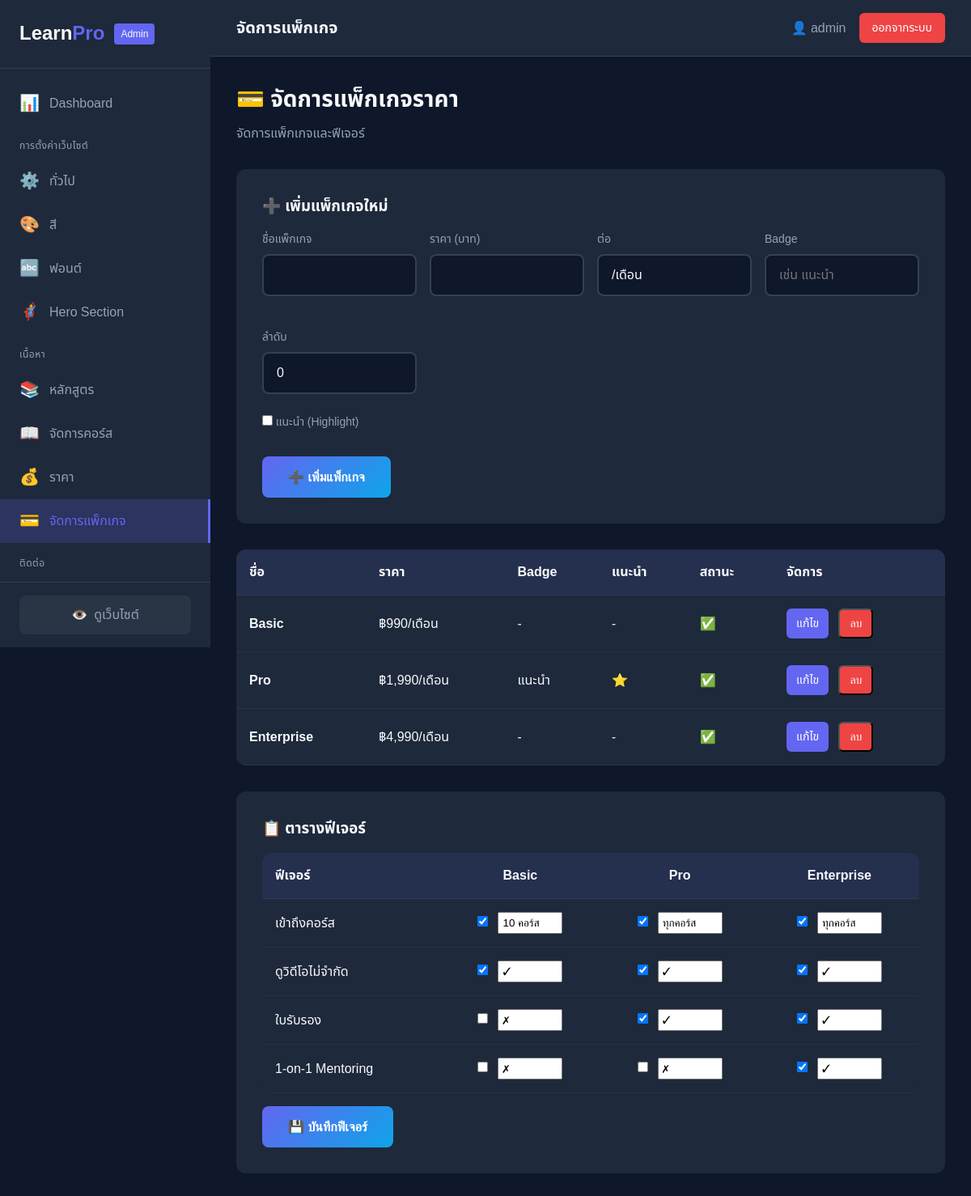
Page /admin/pricing.php (signed in) on the committed database.
### tables this page shows
CREATE TABLE IF NOT EXISTS `pricing_packages` (
    `id` INT AUTO_INCREMENT PRIMARY KEY,
    `name` VARCHAR(100) NOT NULL,
    `price` DECIMAL(10,2) NOT NULL,
    `period` VARCHAR(50) DEFAULT '/เดือน',
    `is_featured` TINYINT(1) DEFAULT 0,
    `badge` VARCHAR(50) NULL,
    `sort_order` INT DEFAULT 0,
    `is_active` TINYINT(1) DEFAULT 1
);

CREATE TABLE IF NOT EXISTS `pricing_features` (
    `id` INT AUTO_INCREMENT PRIMARY KEY,
    `feature_name` VARCHAR(200) NOT NULL,
    `sort_order` INT DEFAULT 0
);

CREATE TABLE IF NOT EXISTS `package_features` (
    `id` INT AUTO_INCREMENT PRIMARY KEY,
    `package_id` INT NOT NULL,
    `feature_id` INT NOT NULL,
    `value` VARCHAR(100) DEFAULT '✓',
    `is_included` TINYINT(1) DEFAULT 1,
    FOREIGN KEY (`package_id`) REFERENCES `pricing_packages`(`id`) ON DELETE CASCADE,
    FOREIGN KEY (`feature_id`) REFERENCES `pricing_features`(`id`) ON DELETE CASCADE
);

### config/config.php (called while the page is built, shortened)
<?php
function e($string) {
    return htmlspecialchars($string, ENT_QUOTES, 'UTF-8');
}

### admin/pricing.php (the view, shortened to what this page needs)
<?php
require_once __DIR__ . '/../config/config.php';
$pdo = getDB();
$packages = $pdo->query("SELECT * FROM pricing_packages ORDER BY sort_order")->fetchAll();
$features = $pdo->query("SELECT * FROM pricing_features ORDER BY sort_order")->fetchAll();
$package_features = $pdo->query("SELECT * FROM package_features")->fetchAll();
$feature_map = [];
foreach ($package_features as $pf) {
    $feature_map[$pf['package_id']][$pf['feature_id']] = $pf;
}
$edit_pkg = null;
?>
<!DOCTYPE html>
<html lang="th">
<head>
    <link rel="stylesheet" href="assets/admin.css">
</head>
<body>
    <?php include 'includes/sidebar.php'; ?>
    <main class="main-content">
        <?php include 'includes/header.php'; ?>
        <div class="content">
            <h1>💳 จัดการแพ็กเกจราคา</h1>
            <p class="page-subtitle">จัดการแพ็กเกจและฟีเจอร์</p>
            <form method="POST" class="settings-form" style="margin-bottom: 2rem;">
                <h3 style="margin-bottom: 1rem;"><?= $edit_pkg ? '✏️ แก้ไขแพ็กเกจ' : '➕ เพิ่มแพ็กเกจใหม่' ?></h3>
                <div style="display: grid; grid-template-columns: repeat(auto-fit, minmax(180px, 1fr)); gap: 1rem;">
                    <div class="form-group">
                        <label>ชื่อแพ็กเกจ</label>
                        <input type="text" name="name" value="<?= e($edit_pkg['name'] ?? '') ?>" required>
                    </div>
                    <div class="form-group">
                        <label>ราคา (บาท)</label>
                        <input type="number" name="price" value="<?= e($edit_pkg['price'] ?? '') ?>" step="0.01" required>
                    </div>
                    <div class="form-group">
                        <label>ต่อ</label>
                        <input type="text" name="period" value="<?= e($edit_pkg['period'] ?? '/เดือน') ?>">
                    </div>
                    <div class="form-group">
                        <label>Badge</label>
                        <input type="text" name="badge" value="<?= e($edit_pkg['badge'] ?? '') ?>" placeholder="เช่น แนะนำ">
                    </div>
                    <div class="form-group">
                        <label>ลำดับ</label>
                        <input type="number" name="sort_order" value="<?= e($edit_pkg['sort_order'] ?? 0) ?>">
                    </div>
                </div>
                <div class="form-group" style="display: flex; gap: 2rem;">
                    <label><input type="checkbox" name="is_featured" <?= ($edit_pkg['is_featured'] ?? false) ? 'checked' : '' ?>> แนะนำ (Highlight)</label>
                </div>
                <button type="submit" class="btn-submit"><?= $edit_pkg ? '💾 บันทึก' : '➕ เพิ่มแพ็กเกจ' ?></button>
            </form>
            <table class="data-table" style="margin-bottom: 2rem;">
                <thead>
                    <tr>
                        <th>ชื่อ</th>
                        <th>ราคา</th>
                        <th>Badge</th>
                        <th>แนะนำ</th>
                        <th>สถานะ</th>
                        <th>จัดการ</th>
                    </tr>
                </thead>
                <tbody>
                    <?php foreach ($packages as $pkg): ?>
                    <tr>
                        <td><strong><?= e($pkg['name']) ?></strong></td>
                        <td>฿<?= number_format($pkg['price']) ?><?= e($pkg['period']) ?></td>
                        <td><?= $pkg['badge'] ?: '-' ?></td>
                        <td><?= $pkg['is_featured'] ? '⭐' : '-' ?></td>
                        <td><?= $pkg['is_active'] ? '✅' : '❌' ?></td>
                        <td>
                            <a href="?edit=<?= $pkg['id'] ?>" class="btn-sm btn-edit">แก้ไข</a>
                            <form method="POST" style="display: inline;" onsubmit="return confirm('ยืนยัน?')">
                                <button type="submit" class="btn-sm btn-delete">ลบ</button>
                            </form>
                        </td>
                    </tr>
                    <?php endforeach; ?>
                </tbody>
            </table>
            <form method="POST" class="settings-form">
                <h3 style="margin-bottom: 1rem;">📋 ตารางฟีเจอร์</h3>
                <div style="overflow-x: auto;">
                    <table class="data-table">
                        <thead>
                            <tr>
                                <th>ฟีเจอร์</th>
                                <?php foreach ($packages as $pkg): ?>
                                <th style="text-align: center;"><?= e($pkg['name']) ?></th>
                                <?php endforeach; ?>
                            </tr>
                        </thead>
                        <tbody>
                            <?php foreach ($features as $feat): ?>
                            <tr>
                                <td><?= e($feat['feature_name']) ?></td>
                                <?php foreach ($packages as $pkg): ?>
                                <?php $pf = $feature_map[$pkg['id']][$feat['id']] ?? []; ?>
                                <td style="text-align: center;">
                                    <input type="checkbox" name="features[<?= $pkg['id'] ?>][<?= $feat['id'] ?>][included]" <?= ($pf['is_included'] ?? false) ? 'checked' : '' ?>>
                                    <input type="text" name="features[<?= $pkg['id'] ?>][<?= $feat['id'] ?>][value]" value="<?= e($pf['value'] ?? '✓') ?>" style="width: 80px; padding: 0.25rem; margin-left: 0.5rem;">
                                </td>
                                <?php endforeach; ?>
                            </tr>
                            <?php endforeach; ?>
                        </tbody>
                    </table>
                </div>
                <button type="submit" class="btn-submit" style="margin-top: 1rem;">💾 บันทึกฟีเจอร์</button>
            </form>
        </div>
    </main>
</body>
</html>

### admin/assets/admin.css (style rules this page uses)
* { margin: 0; padding: 0; box-sizing: border-box; }
:root { --primary: #6366f1; --primary-dark: #4f46e5; --bg-dark: #0f172a; --bg-card: #1e293b; --bg-hover: #334155; --text-primary: #f8fafc; --text-secondary: #94a3b8; --success: #22c55e; --warning: #f59e0b; --danger: #ef4444; --sidebar-width: 260px; }
body { font-family: 'Noto Sans Thai', sans-serif; background: var(--bg-dark); color: var(--text-primary); display: flex; min-height: 100vh; }
.main-content { flex: 1; margin-left: var(--sidebar-width); min-height: 100vh; }
.content { padding: 2rem; }
.content h1 { font-size: 1.75rem; margin-bottom: 0.5rem; }
.page-subtitle { color: var(--text-secondary); margin-bottom: 2rem; }
.settings-form { background: var(--bg-card); padding: 2rem; border-radius: 12px; }
.form-group { margin-bottom: 1.5rem; }
.form-group label { display: block; margin-bottom: 0.5rem; color: var(--text-secondary); font-size: 0.875rem; }
.form-group input[type="text"], .form-group input[type="number"], .form-group input[type="url"], .form-group input[type="email"], .form-group textarea, .form-group select { width: 100%; padding: 0.75rem 1rem; background: var(--bg-dark); border: 2px solid #334155; border-radius: 8px; color: var(--text-primary); font-size: 1rem; font-family: inherit; transition: border-color 0.3s; }
.btn-submit { background: linear-gradient(135deg, var(--primary) 0%, #0ea5e9 100%); color: white; padding: 1rem 2rem; border: none; border-radius: 8px; font-size: 1rem; font-weight: 600; cursor: pointer; transition: transform 0.3s, box-shadow 0.3s; }
.data-table { width: 100%; border-collapse: collapse; background: var(--bg-card); border-radius: 12px; overflow: hidden; }
.data-table th, .data-table td { padding: 1rem; text-align: left; border-bottom: 1px solid rgba(255, 255, 255, 0.05); }
.data-table th { background: rgba(99, 102, 241, 0.1); font-weight: 600; }
.btn-sm { padding: 0.5rem 0.75rem; border-radius: 6px; font-size: 0.875rem; text-decoration: none; display: inline-block; margin-right: 0.5rem; }
.btn-edit { background: var(--primary); color: white; }
.btn-delete { background: var(--danger); color: white; }

### rows in the picture
pricing_packages: name "Basic", price "990", period "/เดือน", badge "-", id.is_included "☑", id.value "10 คอร์ส", id.value "✓", id.value "✗"
pricing_packages: name "Pro", price "1,990", period "/เดือน", badge "แนะนำ", id.is_included "☑", id.value "ทุกคอร์ส", id.value "✓", id.value "✗"
pricing_packages: name "Enterprise", price "4,990", period "/เดือน", badge "-", id.is_included "☑", id.value "ทุกคอร์ส", id.value "✓"
pricing_features: feature_name "เข้าถึงคอร์ส"
pricing_features: feature_name "ดูวิดีโอไม่จำกัด"
pricing_features: feature_name "ใบรับรอง"
pricing_features: feature_name "1-on-1 Mentoring"

### other values in the picture
$page_title "จัดการแพ็กเกจ"
$_SESSION['admin_username'] "admin"
